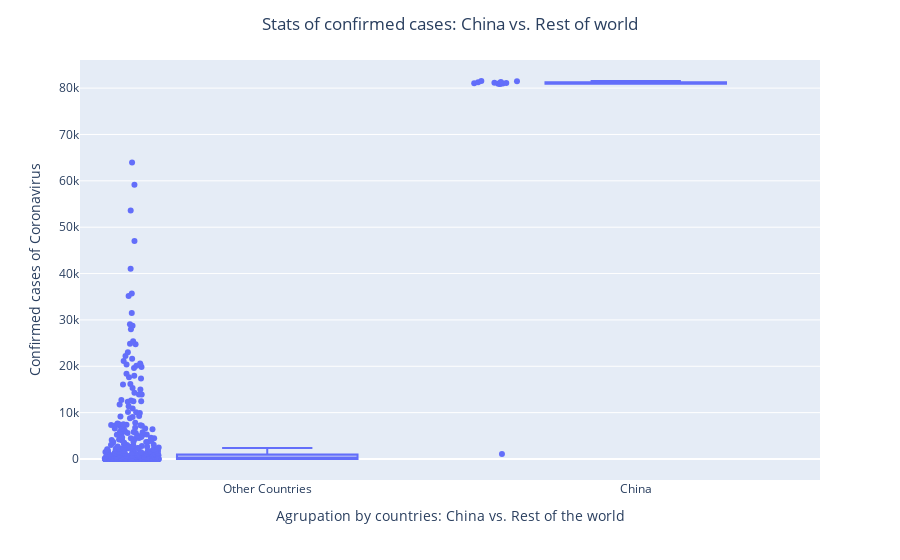

Notebook source saved alongside this figure:
### Code cell
fig = px.box(df_countries_top10, y="confirmed", x='class', 
             labels={'confirmed': f'Confirmed cases of Coronavirus',
            'class':'Agrupation by countries: China vs. Rest of the world'},
             points="all")
fig.update_layout(title_text="Stats of confirmed cases: China vs. Rest of world", title_x=0.5)
fig.show()

### Figure 1 — Plotly figure (JSON) as saved in the notebook; plotly's stock layout.template omitted (floating-point values rounded to 4 significant figures; data arrays with more than 128 entries replaced by an {"elided": "..."} marker saying what was removed)
{"data": [{"alignmentgroup": "True", "boxpoints": "all", "hoverlabel": {"namelength": 0}, "hovertemplate": "Agrupation by countries: China vs. Rest of the world=%{x}<br>Confirmed cases of Coronavirus=%{y}", "legendgroup": "", "marker": {"color": "#636efa"}, "name": "", "notched": false, "offsetgroup": "", "orientation": "v", "showlegend": false, "type": "box", "x": {"elided": "615 str values"}, "x0": " ", "xaxis": "x", "y": {"elided": "615 int values"}, "y0": " ", "yaxis": "y"}], "layout": {"boxmode": "group", "legend": {"tracegroupgap": 0}, "margin": {"t": 60}, "title": {"text": "Stats of confirmed cases: China vs. Rest of world", "x": 0.5}, "xaxis": {"anchor": "y", "domain": [0, 1], "title": {"text": "Agrupation by countries: China vs. Rest of the world"}}, "yaxis": {"anchor": "x", "domain": [0, 1], "title": {"text": "Confirmed cases of Coronavirus"}}}}
